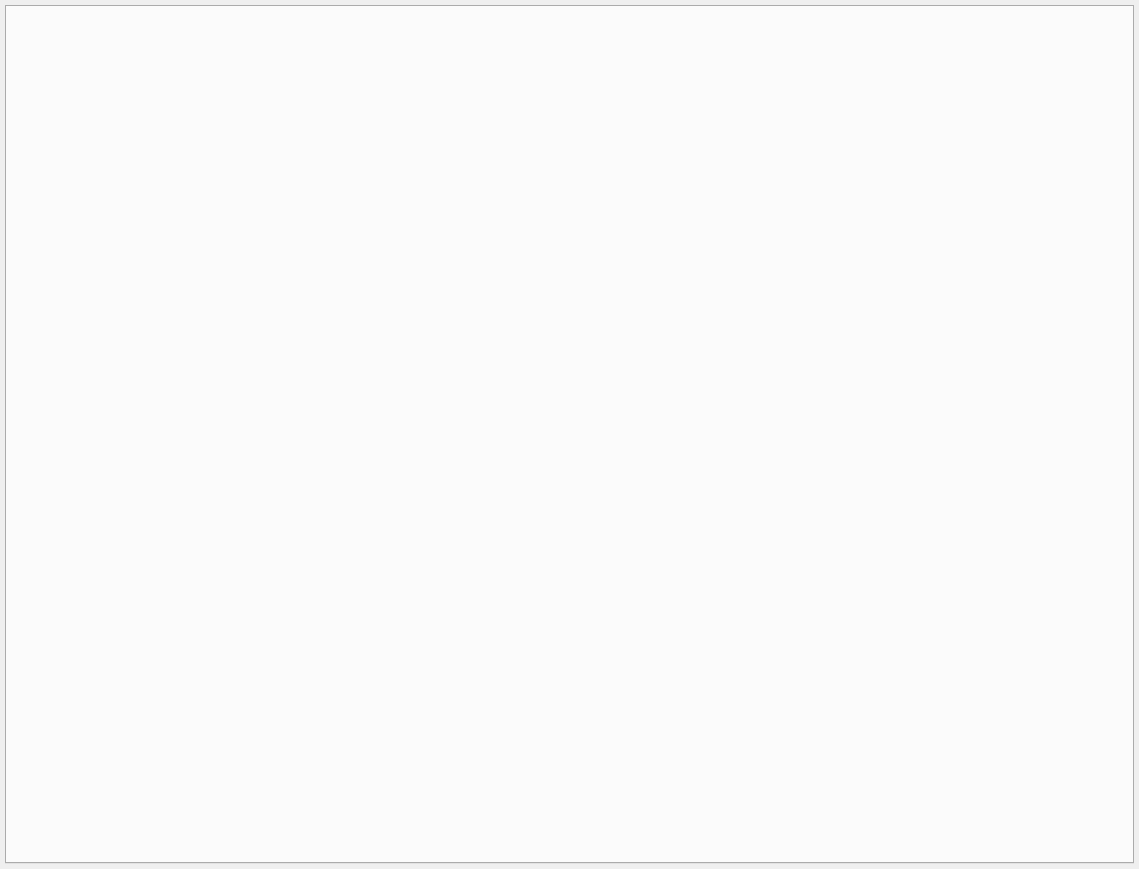
<?xml version="1.0" encoding="UTF-8"?>
<ui version="4.0">
 <author>Anton Rau</author>
 <class>GroupHousingDialog</class>
 <widget class="QWidget" name="GroupHousingDialog">
  <property name="geometry">
   <rect>
    <x>0</x>
    <y>0</y>
    <width>1139</width>
    <height>869</height>
   </rect>
  </property>
  <property name="windowTitle">
   <string>Group Housing</string>
  </property>
  <layout class="QVBoxLayout" name="verticalLayout">
   <property name="spacing">
    <number>0</number>
   </property>
   <property name="leftMargin">
    <number>5</number>
   </property>
   <property name="topMargin">
    <number>5</number>
   </property>
   <property name="rightMargin">
    <number>5</number>
   </property>
   <property name="bottomMargin">
    <number>5</number>
   </property>
   <item>
    <widget class="QTabWidget" name="tabWidget">
     <property name="currentIndex">
      <number>-1</number>
     </property>
    </widget>
   </item>
  </layout>
 </widget>
 <resources>
  <include location="../../../../../../resources/resources.qrc"/>
 </resources>
 <connections/>
</ui>
